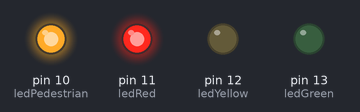
Bench run of a sketch on a simulated Arduino Uno, built with avr-gcc and run on an emulated ATmega328P. Parts: output pins drawn as LEDs (lit = HIGH).

Above: at 2.5 s.
At 7.5 s:
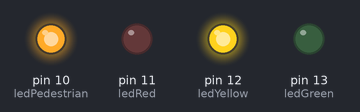
At 12.5 s:
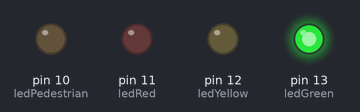
Timing chart, 0 to 19.5 s (numbered marks = the images above):
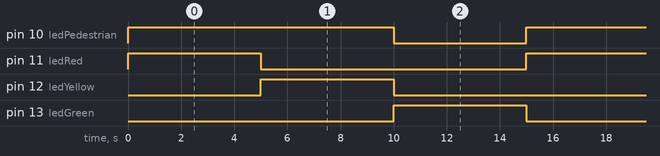

The sketch:

sketch_mar27a_traffic_light.ino
```cpp
int ledRed = 11;
int ledYellow = 12;
int ledGreen = 13;
int ledPedestrian = 10;

void setup() {
  pinMode(ledRed, OUTPUT);
  pinMode(ledYellow, OUTPUT);
  pinMode(ledGreen, OUTPUT);
  pinMode(ledPedestrian, OUTPUT);
}

void loop() {
  digitalWrite(ledRed, HIGH);
  digitalWrite(ledPedestrian, HIGH);
  delay(5000);

  digitalWrite(ledRed, LOW);
  digitalWrite(ledYellow, HIGH);
  delay(5000);

  digitalWrite(ledYellow, LOW);
  digitalWrite(ledGreen, HIGH);
   digitalWrite(ledPedestrian, LOW);
  delay(5000);
  digitalWrite(ledGreen, LOW);
}
```

Measured:
- by itself, pin 10 (ledPedestrian): alternates HIGH for 10.0 s and LOW for 5.0 s
- by itself, pin 11 (ledRed), pin 12 (ledYellow), pin 13 (ledGreen): alternates HIGH for 5.0 s and LOW for 10.0 s
- by itself, everything shown: repeats every 15.0 s, in 4 steps
